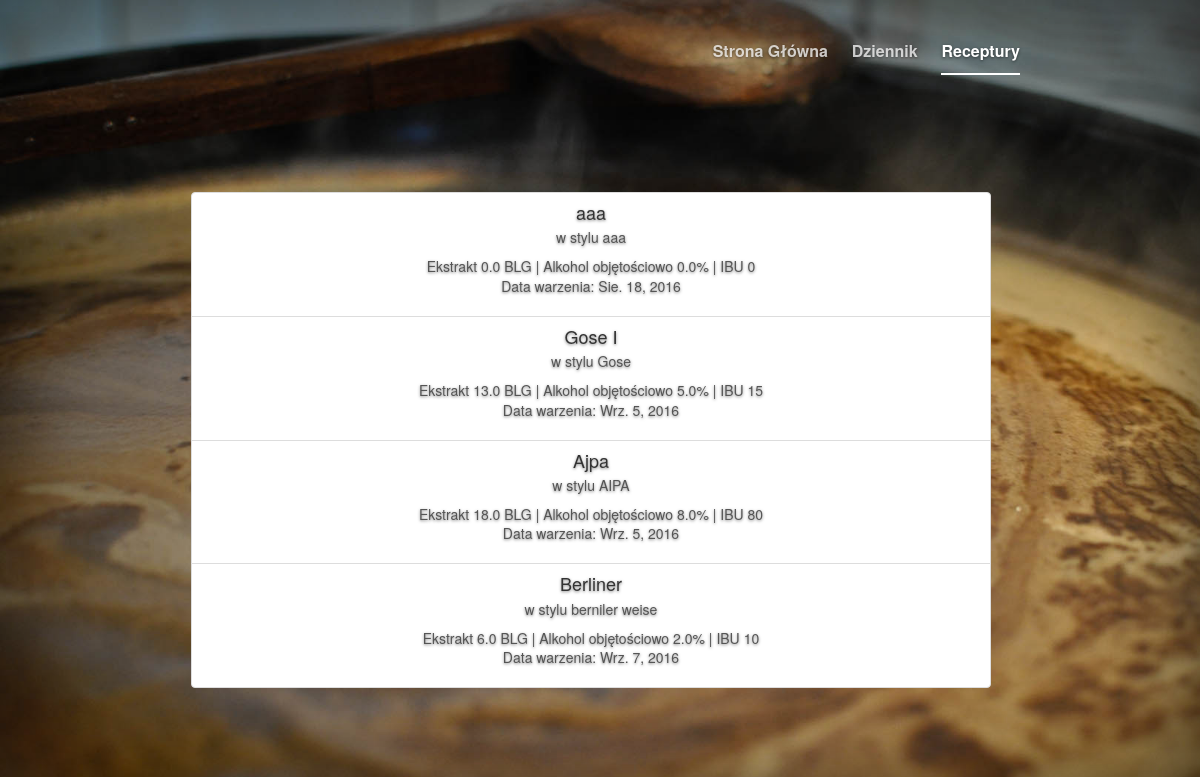
The page /recipes_list on the database its author committed.
### recipes/models.py (models this page shows, shortened)
class Recipe(models.Model):
    author = models.ForeignKey('auth.User')
    title = models.CharField(max_length=50)
    style = models.CharField(max_length=100)
    OG = models.FloatField(default=0)
    ABV = models.FloatField(default=0)
    IBU = models.IntegerField(default=0)
    text = models.TextField()
    brew_date = models.DateField()
    bottled_date = models.DateField(blank=True, null=True)
    foto = models.ImageField(upload_to="static/pictures/", blank=True)
    malts = models.ManyToManyField(Malt, through='Zasyp')
    hops = models.ManyToManyField(Hop, through='Chmielenie')
    other = models.ManyToManyField(Other, through='Dodatki')
    yeast = models.ManyToManyField(Yeast, through='Drożdże')

### recipes/views.py (the view)
# urls.py: url(r'^recipes_list', views.recipes_list, name='recipes_list'),
def recipes_list(request):
    recipes = Recipe.objects.filter(brew_date__lte=timezone.now()).order_by('brew_date')
    return render(request, 'recipes/recipes_list.html', {'recipes': recipes})

### templates/recipes/recipes_list.html
{% extends 'recipes/base.html' %}
{%  block content %}
    <div class="list-group animated bounceInUp">
    {% for recipe in recipes %}
            <a href="{%  url 'recipe_detail' pk=recipe.pk %}" class="list-group-item">
                <h4 class="list-group-item-heading">{{recipe.title}}</h4>
                <p>w stylu {{ recipe.style }}</p>
                <p class="list-group-item-text">Ekstrakt {{recipe.OG}} BLG | Alkohol objętościowo {{ recipe.ABV }}% | IBU {{ recipe.IBU }}</p>
                <p>Data warzenia: {{ recipe.brew_date }}</p>
            </a>
    {% endfor %}
    </div>
{% endblock %}

### static/css/cover.css (style rules this page uses)
a, a:focus, a:hover { color: #fff; }
html, body { height: 100%; background-color: #333333; background-image: url(../pictures/tlo.jpg); background-attachment: fixed; -webkit-background-size: cover; -moz-background-size: cover; -o-background-size: cover; background-size: cover; }
body { color: #fff; text-align: center; text-shadow: 0 1px 3px rgba(0,0,0,.5); }

### static/css/recipes.css (style rules this page uses)
.list-group { width: 800px; }

### rows shown on the page
Recipe: title "aaa", style "aaa", OG "0.0", ABV "0.0", IBU "0", brew_date "Sie. 18, 2016"
Recipe: title "Gose I", style "Gose", OG "13.0", ABV "5.0", IBU "15", brew_date "Wrz. 5, 2016"
Recipe: title "Ajpa", style "AIPA", OG "18.0", ABV "8.0", IBU "80", brew_date "Wrz. 5, 2016"
Recipe: title "Berliner", style "berniler weise", OG "6.0", ABV "2.0", IBU "10", brew_date "Wrz. 7, 2016"
